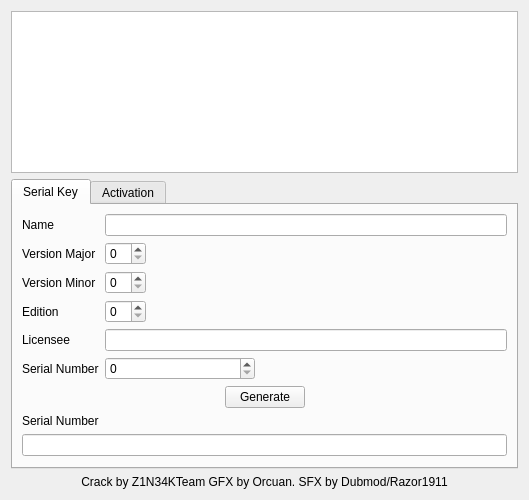
<?xml version="1.0" encoding="UTF-8"?>
<ui version="4.0">
 <class>ZELCLicenseToolWindow</class>
 <widget class="QWidget" name="ZELCLicenseToolWindow">
  <property name="geometry">
   <rect>
    <x>0</x>
    <y>0</y>
    <width>529</width>
    <height>500</height>
   </rect>
  </property>
  <property name="windowTitle">
   <string>Zinek Engine Crack</string>
  </property>
  <layout class="QVBoxLayout" name="verticalLayout">
   <item>
    <widget class="QGraphicsView" name="graphicsView"/>
   </item>
   <item>
    <widget class="QTabWidget" name="tabWidget">
     <property name="sizePolicy">
      <sizepolicy hsizetype="Expanding" vsizetype="Maximum">
       <horstretch>0</horstretch>
       <verstretch>1</verstretch>
      </sizepolicy>
     </property>
     <property name="currentIndex">
      <number>0</number>
     </property>
     <widget class="QWidget" name="tab">
      <attribute name="title">
       <string>Serial Key</string>
      </attribute>
      <layout class="QFormLayout" name="formLayout">
       <property name="fieldGrowthPolicy">
        <enum>QFormLayout::AllNonFixedFieldsGrow</enum>
       </property>
       <item row="0" column="0">
        <widget class="QLabel" name="label">
         <property name="minimumSize">
          <size>
           <width>75</width>
           <height>0</height>
          </size>
         </property>
         <property name="text">
          <string>Name</string>
         </property>
        </widget>
       </item>
       <item row="0" column="1">
        <widget class="QLineEdit" name="txtName"/>
       </item>
       <item row="1" column="0">
        <widget class="QLabel" name="label_2">
         <property name="text">
          <string>Version Major</string>
         </property>
        </widget>
       </item>
       <item row="1" column="1">
        <widget class="QSpinBox" name="txtVersionMajor">
         <property name="sizePolicy">
          <sizepolicy hsizetype="Maximum" vsizetype="Fixed">
           <horstretch>0</horstretch>
           <verstretch>0</verstretch>
          </sizepolicy>
         </property>
        </widget>
       </item>
       <item row="2" column="0">
        <widget class="QLabel" name="label_3">
         <property name="text">
          <string>Version Minor</string>
         </property>
        </widget>
       </item>
       <item row="2" column="1">
        <widget class="QSpinBox" name="txtVersionMinor">
         <property name="sizePolicy">
          <sizepolicy hsizetype="Maximum" vsizetype="Fixed">
           <horstretch>0</horstretch>
           <verstretch>0</verstretch>
          </sizepolicy>
         </property>
        </widget>
       </item>
       <item row="3" column="0">
        <widget class="QLabel" name="label_4">
         <property name="text">
          <string>Edition</string>
         </property>
        </widget>
       </item>
       <item row="3" column="1">
        <widget class="QSpinBox" name="txtEdition">
         <property name="sizePolicy">
          <sizepolicy hsizetype="Maximum" vsizetype="Fixed">
           <horstretch>0</horstretch>
           <verstretch>0</verstretch>
          </sizepolicy>
         </property>
        </widget>
       </item>
       <item row="4" column="0">
        <widget class="QLabel" name="label_6">
         <property name="text">
          <string>Licensee</string>
         </property>
        </widget>
       </item>
       <item row="4" column="1">
        <widget class="QLineEdit" name="txtLicensee"/>
       </item>
       <item row="5" column="0">
        <widget class="QLabel" name="label_5">
         <property name="text">
          <string>Serial Number</string>
         </property>
        </widget>
       </item>
       <item row="5" column="1">
        <widget class="QSpinBox" name="txtSerialNumber">
         <property name="sizePolicy">
          <sizepolicy hsizetype="Maximum" vsizetype="Fixed">
           <horstretch>0</horstretch>
           <verstretch>0</verstretch>
          </sizepolicy>
         </property>
         <property name="minimumSize">
          <size>
           <width>150</width>
           <height>0</height>
          </size>
         </property>
         <property name="maximum">
          <number>999999999</number>
         </property>
        </widget>
       </item>
       <item row="6" column="0" colspan="2">
        <layout class="QHBoxLayout" name="horizontalLayout">
         <item>
          <spacer name="horizontalSpacer_2">
           <property name="orientation">
            <enum>Qt::Horizontal</enum>
           </property>
           <property name="sizeHint" stdset="0">
            <size>
             <width>40</width>
             <height>20</height>
            </size>
           </property>
          </spacer>
         </item>
         <item>
          <widget class="QPushButton" name="btnGenerateSerial">
           <property name="text">
            <string>Generate</string>
           </property>
          </widget>
         </item>
         <item>
          <spacer name="horizontalSpacer">
           <property name="orientation">
            <enum>Qt::Horizontal</enum>
           </property>
           <property name="sizeHint" stdset="0">
            <size>
             <width>40</width>
             <height>20</height>
            </size>
           </property>
          </spacer>
         </item>
        </layout>
       </item>
       <item row="7" column="0">
        <widget class="QLabel" name="label_7">
         <property name="text">
          <string>Serial Number</string>
         </property>
        </widget>
       </item>
       <item row="8" column="0" colspan="2">
        <widget class="QLineEdit" name="txtSerialKey">
         <property name="readOnly">
          <bool>true</bool>
         </property>
        </widget>
       </item>
      </layout>
      <zorder>label_3</zorder>
      <zorder>txtLicensee</zorder>
      <zorder>label_5</zorder>
      <zorder>label</zorder>
      <zorder>txtName</zorder>
      <zorder>label_6</zorder>
      <zorder>label_4</zorder>
      <zorder>label_2</zorder>
      <zorder>txtVersionMajor</zorder>
      <zorder>txtEdition</zorder>
      <zorder>txtVersionMinor</zorder>
      <zorder>txtSerialNumber</zorder>
      <zorder>txtSerialKey</zorder>
      <zorder>label_7</zorder>
     </widget>
     <widget class="QWidget" name="tab_2">
      <attribute name="title">
       <string>Activation</string>
      </attribute>
      <layout class="QFormLayout" name="formLayout_2">
       <property name="fieldGrowthPolicy">
        <enum>QFormLayout::AllNonFixedFieldsGrow</enum>
       </property>
       <item row="0" column="0">
        <widget class="QLabel" name="label_8">
         <property name="minimumSize">
          <size>
           <width>75</width>
           <height>0</height>
          </size>
         </property>
         <property name="text">
          <string>Serial Key</string>
         </property>
        </widget>
       </item>
       <item row="0" column="1">
        <widget class="QLineEdit" name="txtSerialKeyActivation"/>
       </item>
       <item row="1" column="0" colspan="2">
        <widget class="QLabel" name="label_9">
         <property name="text">
          <string>Pre-Activation Code</string>
         </property>
        </widget>
       </item>
       <item row="2" column="0" colspan="2">
        <widget class="QPlainTextEdit" name="txtPreActivationCode"/>
       </item>
       <item row="3" column="0" colspan="2">
        <layout class="QHBoxLayout" name="horizontalLayout_2">
         <item>
          <spacer name="horizontalSpacer_3">
           <property name="orientation">
            <enum>Qt::Horizontal</enum>
           </property>
           <property name="sizeHint" stdset="0">
            <size>
             <width>40</width>
             <height>20</height>
            </size>
           </property>
          </spacer>
         </item>
         <item>
          <widget class="QPushButton" name="btnGenerateActivationCode">
           <property name="text">
            <string>Generate</string>
           </property>
          </widget>
         </item>
         <item>
          <spacer name="horizontalSpacer_4">
           <property name="orientation">
            <enum>Qt::Horizontal</enum>
           </property>
           <property name="sizeHint" stdset="0">
            <size>
             <width>40</width>
             <height>20</height>
            </size>
           </property>
          </spacer>
         </item>
        </layout>
       </item>
       <item row="4" column="0">
        <widget class="QLabel" name="label_10">
         <property name="text">
          <string>Activation Code</string>
         </property>
        </widget>
       </item>
       <item row="5" column="0" colspan="2">
        <widget class="QPlainTextEdit" name="txtActivationCode"/>
       </item>
      </layout>
     </widget>
    </widget>
   </item>
   <item>
    <widget class="QLabel" name="label_11">
     <property name="text">
      <string>&lt;html&gt;&lt;head/&gt;&lt;body&gt;&lt;p align=&quot;center&quot;&gt;Crack by Z1N34KTeam GFX by Orcuan. SFX by Dubmod/Razor1911&lt;/p&gt;&lt;/body&gt;&lt;/html&gt;</string>
     </property>
    </widget>
   </item>
  </layout>
 </widget>
 <tabstops>
  <tabstop>graphicsView</tabstop>
  <tabstop>tabWidget</tabstop>
  <tabstop>txtName</tabstop>
  <tabstop>txtVersionMajor</tabstop>
  <tabstop>txtVersionMinor</tabstop>
  <tabstop>txtEdition</tabstop>
  <tabstop>txtLicensee</tabstop>
  <tabstop>txtSerialNumber</tabstop>
  <tabstop>btnGenerateSerial</tabstop>
  <tabstop>txtSerialKey</tabstop>
  <tabstop>txtSerialKeyActivation</tabstop>
  <tabstop>txtPreActivationCode</tabstop>
  <tabstop>btnGenerateActivationCode</tabstop>
  <tabstop>txtActivationCode</tabstop>
 </tabstops>
 <resources/>
 <connections/>
</ui>
